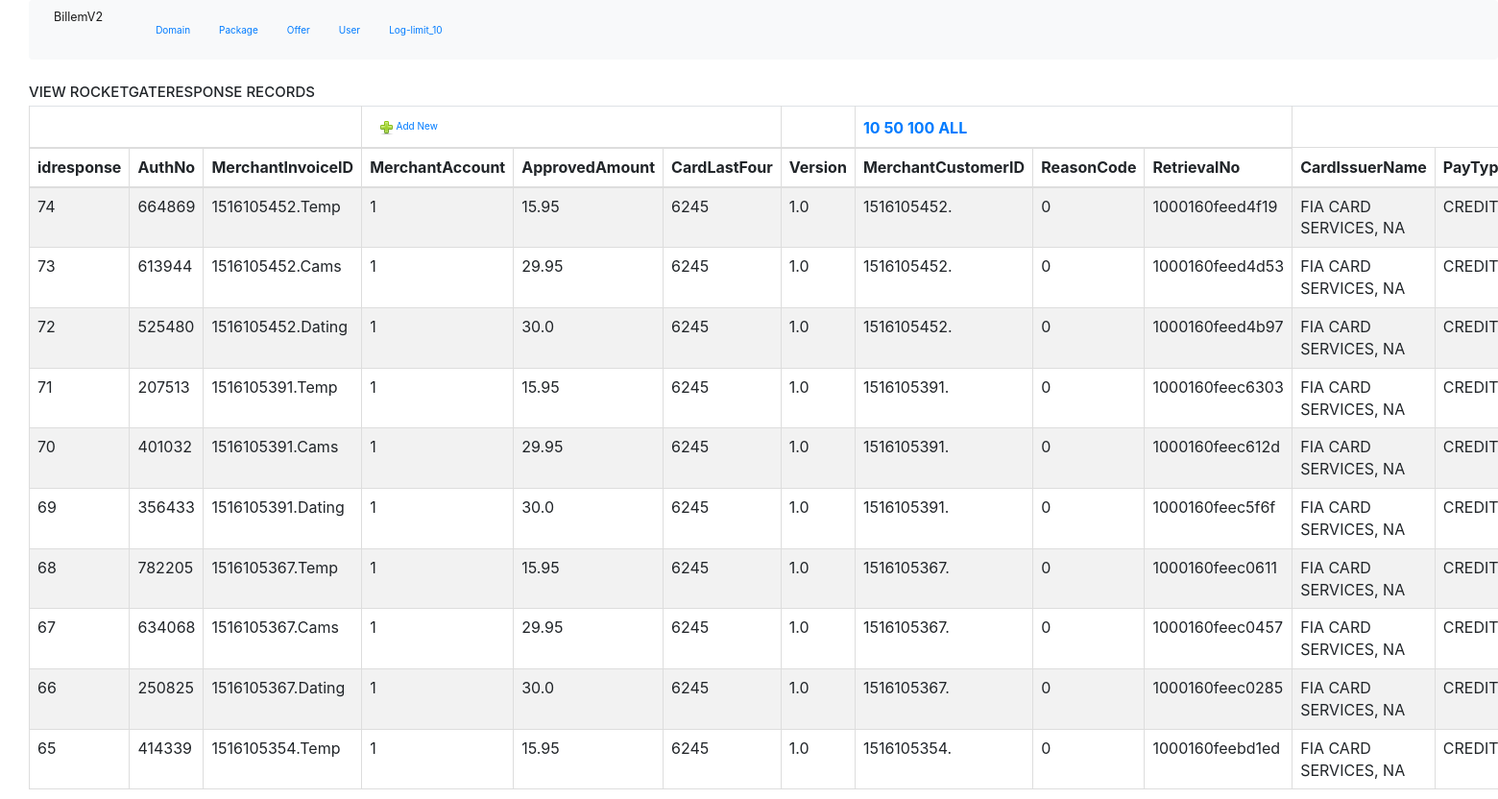
Page /rocketgateresponse_view.php?limit=10 on the committed database.
### tables this page shows
CREATE TABLE `rocketgateResponse` (
  `idresponse` int(10) UNSIGNED NOT NULL,
  `authNo` varchar(45) DEFAULT NULL,
  `merchantInvoiceID` varchar(45) DEFAULT NULL,
  `merchantAccount` varchar(45) DEFAULT NULL,
  `approvedAmount` varchar(45) DEFAULT NULL,
  `cardLastFour` varchar(45) DEFAULT NULL,
  `version` varchar(45) DEFAULT NULL,
  `merchantCustomerID` varchar(45) DEFAULT NULL,
  `reasonCode` varchar(45) DEFAULT NULL,
  `retrievalNo` varchar(45) DEFAULT NULL,
  `cardIssuerName` varchar(45) DEFAULT NULL,
  `payType` varchar(45) DEFAULT NULL,
  `cardHash` varchar(45) DEFAULT NULL,
  `cardDebitCredit` varchar(45) DEFAULT NULL,
  `cardRegion` varchar(45) DEFAULT NULL,
  `cardDescription` varchar(45) DEFAULT NULL,
  `cardCountry` varchar(45) DEFAULT NULL,
  `cardType` varchar(45) DEFAULT NULL,
  `bankResponseCode` varchar(45) DEFAULT NULL,
  `approvedCurrency` varchar(45) DEFAULT NULL,
  `guidNo` varchar(45) DEFAULT NULL,
  `cardExpiration` varchar(45) DEFAULT NULL,
  `responseCode` varchar(45) DEFAULT NULL,
  `timestamp` timestamp NULL DEFAULT CURRENT_TIMESTAMP
);

### classes/rocketgateresponse.php (called while the page is built, shortened)
<?php
class rocketgateresponse
{
	public function SelectAllReverse($limit = '', $offset = '')
	{
		if ($limit !== '') {
			$limit = " LIMIT " . $limit;
		}
		$db   = DB::getInstance();
		$sql  = "SELECT * FROM rocketgateResponse ORDER BY `idresponse` DESC " . $limit;
		$stmt = $db->prepare($sql);
		$stmt->execute();
		return $stmt->fetchAll(PDO::FETCH_OBJ);
	}
}
?>

### public/rocketgateresponse_view.php (the view, shortened to what this page needs)
<?php
include '../public/nav.php';
include '../public/header.php';
?>
<!DOCTYPE html >
<html xmlns = "http://www.w3.org/1999/xhtml">
<head>
</head>
<body>
<div class = "row">
	<div class = "col-md-8">
		<h4>VIEW ROCKETGATERESPONSE RECORDS</h4>
		<table align = "center" class = "table table-striped table-bordered">
			<thead>
			<tr>
				<th colspan = "3">&nbsp;</th>
				<th colspan = "3"><a href = "rocketgateresponse_add.php" title = "Add New">
						<span class = "btn btn-mini">
							<img src = "assets/icons/add.png" width = "16" height = "16">
							Add New
						</span></a></th>
				<th>
				<th colspan = "3">
					<a href = "rocketgateresponse_view.php?limit=10">10 </a>
					<a href = "rocketgateresponse_view.php?limit=50">50 </a>
					<a href = "rocketgateresponse_view.php?limit=100">100 </a>
					<a href = "rocketgateresponse_view.php">ALL </a>
				</th>
			</tr>
			<tr>
				<th>idresponse</th>
				<th>AuthNo</th>
				<th>MerchantInvoiceID</th>
				<th>MerchantAccount</th>
				<th>ApprovedAmount</th>
				<th>CardLastFour</th>
				<th>Version</th>
				<th>MerchantCustomerID</th>
				<th>ReasonCode</th>
				<th>RetrievalNo</th>
				<th>CardIssuerName</th>
				<th>PayType</th>
			</tr>
			</thead>
			<tbody>
			<?php
			$na = new rocketgateresponse();
			$result = $na->SelectAllReverse(rocketgateResponse::getLimitFromGet());
			foreach ($result as $rows) {
				?>
				<tr>
					<td><?php echo ucwords($rows->idresponse); ?></td>
					<td><?php echo ucwords($rows->authNo); ?></td>
					<td><?php echo ucwords($rows->merchantInvoiceID); ?></td>
					<td><?php echo ucwords($rows->merchantAccount); ?></td>
					<td><?php echo ucwords($rows->approvedAmount); ?></td>
					<td><?php echo ucwords($rows->cardLastFour); ?></td>
					<td><?php echo ucwords($rows->version); ?></td>
					<td><?php echo ucwords($rows->merchantCustomerID); ?></td>
					<td><?php echo ucwords($rows->reasonCode); ?></td>
					<td><?php echo ucwords($rows->retrievalNo); ?></td>
					<td><?php echo ucwords($rows->cardIssuerName); ?></td>
					<td><?php echo ucwords($rows->payType); ?></td>
				</tr>
			<?php } ?>
			</tbody>
		</table>
	</div>
</div>
</body>
</html>

### public/rocketgateresponse_view.php (style rules this page uses)
body { margin-left: 30px; }

### rows in the picture
rocketgateresponse: idresponse "74", authNo "664869", merchantInvoiceID "1516105452.Temp", merchantAccount "1", approvedAmount "15.95", cardLastFour "6245", version "1.0", merchantCustomerID "1516105452.", reasonCode "0", retrievalNo "1000160feed4f19", cardIssuerName "FIA CARD SERVICES, NA", payType "CREDIT"
rocketgateresponse: idresponse "73", authNo "613944", merchantInvoiceID "1516105452.Cams", merchantAccount "1", approvedAmount "29.95", cardLastFour "6245", version "1.0", merchantCustomerID "1516105452.", reasonCode "0", retrievalNo "1000160feed4d53", cardIssuerName "FIA CARD SERVICES, NA", payType "CREDIT"
rocketgateresponse: idresponse "72", authNo "525480", merchantInvoiceID "1516105452.Dating", merchantAccount "1", approvedAmount "30.0", cardLastFour "6245", version "1.0", merchantCustomerID "1516105452.", reasonCode "0", retrievalNo "1000160feed4b97", cardIssuerName "FIA CARD SERVICES, NA", payType "CREDIT"
rocketgateresponse: idresponse "71", authNo "207513", merchantInvoiceID "1516105391.Temp", merchantAccount "1", approvedAmount "15.95", cardLastFour "6245", version "1.0", merchantCustomerID "1516105391.", reasonCode "0", retrievalNo "1000160feec6303", cardIssuerName "FIA CARD SERVICES, NA", payType "CREDIT"
rocketgateresponse: idresponse "70", authNo "401032", merchantInvoiceID "1516105391.Cams", merchantAccount "1", approvedAmount "29.95", cardLastFour "6245", version "1.0", merchantCustomerID "1516105391.", reasonCode "0", retrievalNo "1000160feec612d", cardIssuerName "FIA CARD SERVICES, NA", payType "CREDIT"
rocketgateresponse: idresponse "69", authNo "356433", merchantInvoiceID "1516105391.Dating", merchantAccount "1", approvedAmount "30.0", cardLastFour "6245", version "1.0", merchantCustomerID "1516105391.", reasonCode "0", retrievalNo "1000160feec5f6f", cardIssuerName "FIA CARD SERVICES, NA", payType "CREDIT"
rocketgateresponse: idresponse "68", authNo "782205", merchantInvoiceID "1516105367.Temp", merchantAccount "1", approvedAmount "15.95", cardLastFour "6245", version "1.0", merchantCustomerID "1516105367.", reasonCode "0", retrievalNo "1000160feec0611", cardIssuerName "FIA CARD SERVICES, NA", payType "CREDIT"
rocketgateresponse: idresponse "67", authNo "634068", merchantInvoiceID "1516105367.Cams", merchantAccount "1", approvedAmount "29.95", cardLastFour "6245", version "1.0", merchantCustomerID "1516105367.", reasonCode "0", retrievalNo "1000160feec0457", cardIssuerName "FIA CARD SERVICES, NA", payType "CREDIT"
rocketgateresponse: idresponse "66", authNo "250825", merchantInvoiceID "1516105367.Dating", merchantAccount "1", approvedAmount "30.0", cardLastFour "6245", version "1.0", merchantCustomerID "1516105367.", reasonCode "0", retrievalNo "1000160feec0285", cardIssuerName "FIA CARD SERVICES, NA", payType "CREDIT"
rocketgateresponse: idresponse "65", authNo "414339", merchantInvoiceID "1516105354.Temp", merchantAccount "1", approvedAmount "15.95", cardLastFour "6245", version "1.0", merchantCustomerID "1516105354.", reasonCode "0", retrievalNo "1000160feebd1ed", cardIssuerName "FIA CARD SERVICES, NA", payType "CREDIT"
